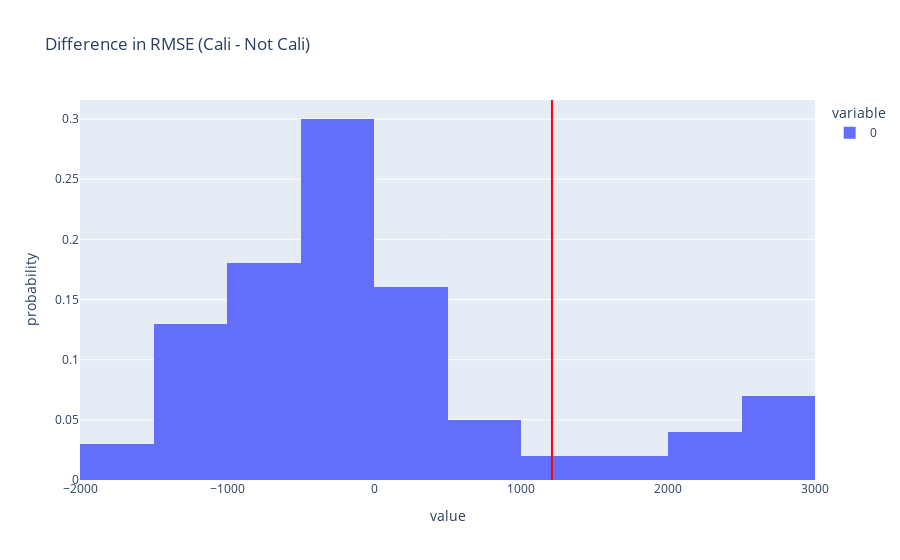

This figure's notebook cell:
### Code cell
fig = pd.Series(diff_in_rmse).plot(kind='hist', histnorm='probability', nbins=20,
                            title='Difference in RMSE (Cali - Not Cali)')
fig.add_vline(x=obs, line_color='red')

### Figure 1 — Plotly figure (JSON) as saved in the notebook; plotly's stock layout.template omitted (floating-point values rounded to 4 significant figures)
{"data": [{"alignmentgroup": "True", "bingroup": "x", "histnorm": "probability", "hovertemplate": "variable=0<br>value=%{x}<br>probability=%{y}<extra></extra>", "legendgroup": "0", "marker": {"color": "#636efa", "pattern": {"shape": ""}}, "name": "0", "nbinsx": 20, "offsetgroup": "0", "orientation": "v", "showlegend": true, "type": "histogram", "x": [1587.0, -907.7, 410.3, -382.9, -1291.0, 507.4, 224.9, 2656.0, -312.2, -1203.0, 573.1, -388.9, -895.4, 42.36, -30.73, -742.8, -361.9, -475.4, -918.6, -1201.0, 268.5, -1027.0, -1188.0, -1656.0, 2151.0, -1033.0, 2511.0, -1256.0, -497.5, 367.4, -52.08, -527.4, -169.6, -96.91, -855.5, 2013.0, -499.5, 215.4, -462.3, -552.7, -1305.0, -760.4, 2195.0, 253.4, -1474.0, -305.8, 169.8, -475.5, 2658.0, -1546.0, -388.6, -157.0, -401.6, -1183.0, -433.3, -470.3, -1066.0, 12.31, -640.1, -246.3, -388.7, 19.78, 2.801, 2924.0, -449.8, 741.3, -947.2, -848.4, -300.3, 592.0, 304.9, -1355.0, 2895.0, 15.09, 2827.0, 200.3, -424.2, -1032.0, 2690.0, -101.5, 126.5, 1659.0, 1058.0, -0.2623, -911.2, -993.6, 1082.0, -838.9, -394.2, -949.3, 200.0, -22.46, -526.2, -532.9, 2240.0, 626.2, -375.5, -569.8, -453.7, -1675.0], "xaxis": "x", "yaxis": "y"}], "layout": {"barmode": "relative", "legend": {"title": {"text": "variable"}, "tracegroupgap": 0}, "shapes": [{"line": {"color": "red"}, "type": "line", "x0": 1211.0, "x1": 1211.0, "xref": "x", "y0": 0, "y1": 1, "yref": "y domain"}], "title": {"text": "Difference in RMSE (Cali - Not Cali)"}, "xaxis": {"anchor": "y", "domain": [0, 1], "title": {"text": "value"}}, "yaxis": {"anchor": "x", "domain": [0, 1], "title": {"text": "probability"}}}}
